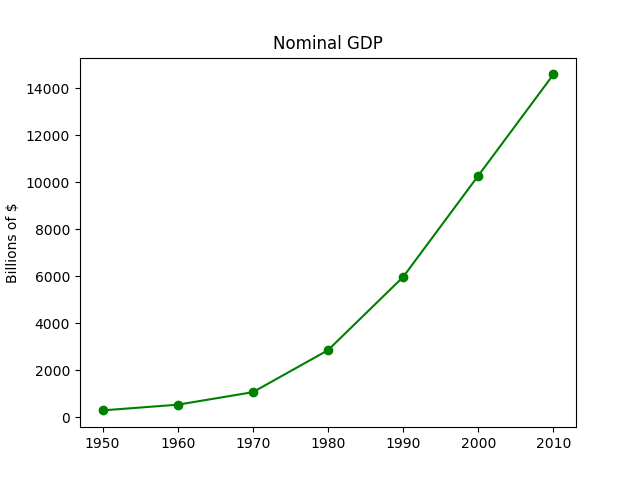

The Python source for this figure:
from matplotlib import pyplot as plt

years = [1950, 1960, 1970, 1980, 1990, 2000, 2010]
gdp = [300.2, 543.3, 1075.9, 2862.5, 5979.6, 10289.7, 14598.3]

plt.plot(years, gdp, color='green', marker='o', linestyle='solid')

plt.title("Nominal GDP")

plt.ylabel("Billions of $")
plt.show()
